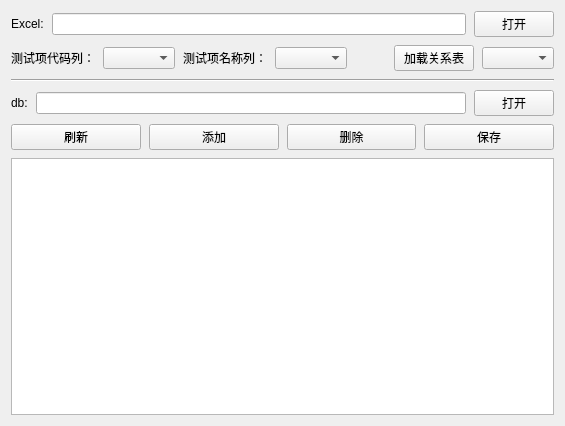
<?xml version="1.0" encoding="UTF-8"?>
<ui version="4.0">
 <class>DbScriptEditorPageForm</class>
 <widget class="QWidget" name="DbScriptEditorPageForm">
  <property name="geometry">
   <rect>
    <x>0</x>
    <y>0</y>
    <width>565</width>
    <height>426</height>
   </rect>
  </property>
  <property name="windowTitle">
   <string>Form</string>
  </property>
  <layout class="QVBoxLayout" name="verticalLayout">
   <property name="spacing">
    <number>8</number>
   </property>
   <item>
    <layout class="QHBoxLayout" name="horizontalLayout">
     <item>
      <widget class="QLabel" name="label_ExcelPath">
       <property name="text">
        <string>Excel:</string>
       </property>
      </widget>
     </item>
     <item>
      <widget class="QLineEdit" name="lineEdit_ExcelPath">
       <property name="readOnly">
        <bool>true</bool>
       </property>
      </widget>
     </item>
     <item>
      <widget class="QPushButton" name="btn_ExcelPath">
       <property name="text">
        <string>打开</string>
       </property>
      </widget>
     </item>
    </layout>
   </item>
   <item>
    <layout class="QHBoxLayout" name="horizontalLayout_4">
     <item>
      <widget class="QLabel" name="label_testCodeCol">
       <property name="text">
        <string>测试项代码列：</string>
       </property>
      </widget>
     </item>
     <item>
      <widget class="QComboBox" name="comboBox_testCodeCol">
       <property name="minimumSize">
        <size>
         <width>0</width>
         <height>0</height>
        </size>
       </property>
       <property name="sizeAdjustPolicy">
        <enum>QComboBox::AdjustToContents</enum>
       </property>
      </widget>
     </item>
     <item>
      <widget class="QLabel" name="label_testNameCol">
       <property name="text">
        <string>测试项名称列：</string>
       </property>
      </widget>
     </item>
     <item>
      <widget class="QComboBox" name="comboBox_testNameCol">
       <property name="minimumSize">
        <size>
         <width>0</width>
         <height>0</height>
        </size>
       </property>
       <property name="sizeAdjustPolicy">
        <enum>QComboBox::AdjustToContents</enum>
       </property>
      </widget>
     </item>
     <item>
      <spacer name="horizontalSpacer_2">
       <property name="orientation">
        <enum>Qt::Horizontal</enum>
       </property>
       <property name="sizeHint" stdset="0">
        <size>
         <width>40</width>
         <height>20</height>
        </size>
       </property>
      </spacer>
     </item>
     <item>
      <widget class="QPushButton" name="btn_LoadItemDictionary">
       <property name="text">
        <string>加载关系表</string>
       </property>
      </widget>
     </item>
     <item>
      <widget class="QComboBox" name="comboBox_ItemDictionary">
       <property name="sizeAdjustPolicy">
        <enum>QComboBox::AdjustToContents</enum>
       </property>
      </widget>
     </item>
    </layout>
   </item>
   <item>
    <widget class="Line" name="line">
     <property name="orientation">
      <enum>Qt::Horizontal</enum>
     </property>
    </widget>
   </item>
   <item>
    <layout class="QHBoxLayout" name="horizontalLayout_2">
     <item>
      <widget class="QLabel" name="label_DBPath">
       <property name="text">
        <string>db:</string>
       </property>
      </widget>
     </item>
     <item>
      <widget class="QLineEdit" name="lineEdit_DBPath">
       <property name="readOnly">
        <bool>true</bool>
       </property>
      </widget>
     </item>
     <item>
      <widget class="QPushButton" name="btn_DBPath">
       <property name="text">
        <string>打开</string>
       </property>
      </widget>
     </item>
    </layout>
   </item>
   <item>
    <layout class="QHBoxLayout" name="horizontalLayout_3">
     <item>
      <widget class="QPushButton" name="btn_refresh">
       <property name="text">
        <string>刷新</string>
       </property>
      </widget>
     </item>
     <item>
      <widget class="QPushButton" name="btn_add">
       <property name="text">
        <string>添加</string>
       </property>
      </widget>
     </item>
     <item>
      <widget class="QPushButton" name="btn_delete">
       <property name="text">
        <string>删除</string>
       </property>
      </widget>
     </item>
     <item>
      <widget class="QPushButton" name="btn_save">
       <property name="text">
        <string>保存</string>
       </property>
      </widget>
     </item>
    </layout>
   </item>
   <item>
    <widget class="QTableView" name="tableView_DBDataTable"/>
   </item>
  </layout>
 </widget>
 <resources/>
 <connections/>
</ui>
